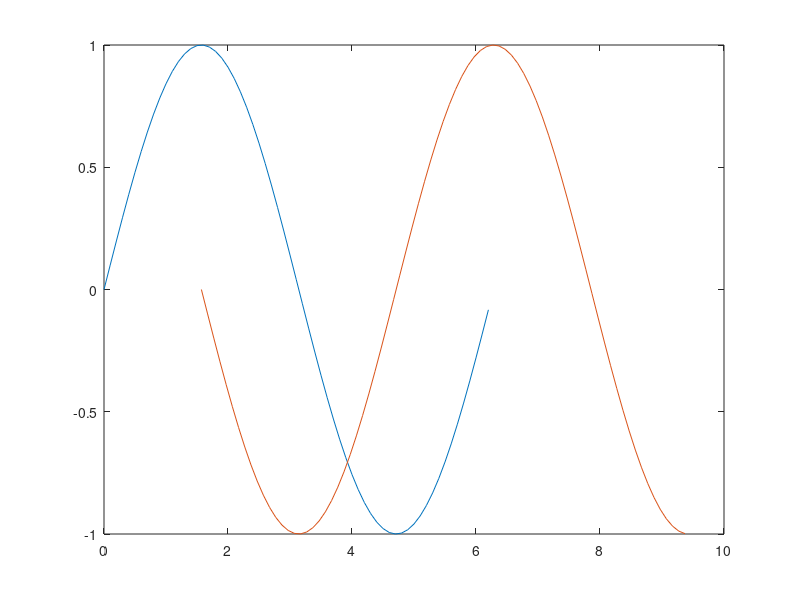
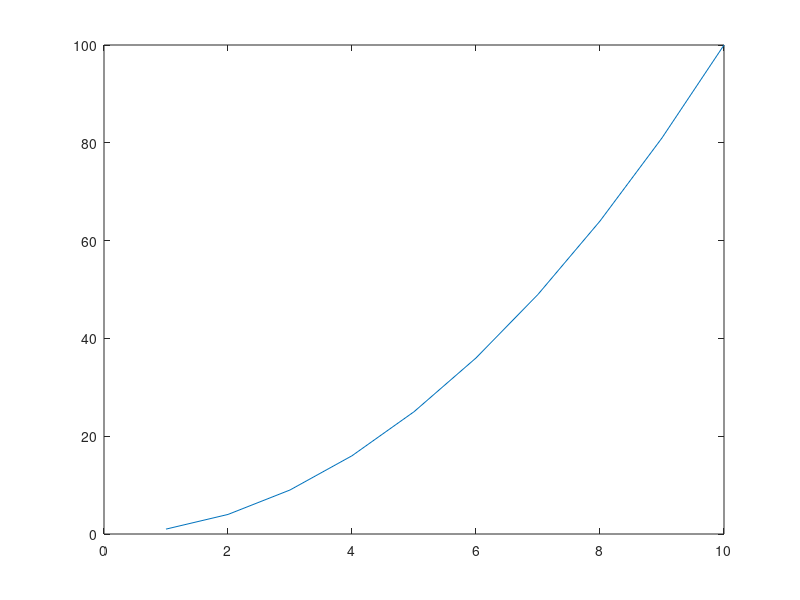

These charts were generated, in order, by the following MATLAB code:
x1 = 0:0.1:2*pi;
y1 = sin(x1);

x2 = pi/2:0.1:3*pi;
y2 = cos(x2);

plot(x1, y1, x2, y2)



a = (1:10).^2;
figure(2)
plot(a)
